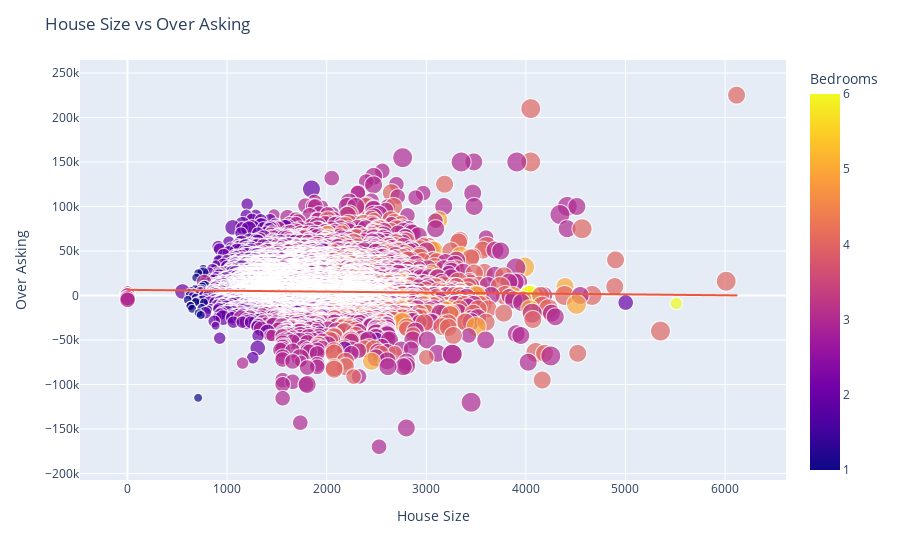

Write notebook code for a chart like this one.
### Code cell
fig = px.scatter(th_df, x='SqFt', y='Over Asking', color='Bedrooms', size='Total Baths',trendline='ols')
fig.update_layout(title='House Size vs Over Asking',
                  xaxis_title='House Size',
                  yaxis_title='Over Asking')
fig.show()

### Figure 1 — Plotly figure (JSON) as saved in the notebook; plotly's stock layout.template omitted (floating-point values rounded to 4 significant figures; data arrays with more than 128 entries replaced by an {"elided": "..."} marker saying what was removed)
{"data": [{"hovertemplate": "SqFt=%{x}<br>Over Asking=%{y}<br>Total Baths=%{marker.size}<br>Bedrooms=%{marker.color}<extra></extra>", "legendgroup": "", "marker": {"color": {"elided": "21319 int values"}, "coloraxis": "coloraxis", "size": {"elided": "21319 int values"}, "sizemode": "area", "sizeref": 0.0125, "symbol": "circle"}, "mode": "markers", "name": "", "showlegend": false, "type": "scattergl", "x": {"elided": "21319 int values"}, "xaxis": "x", "y": {"elided": "21319 int values"}, "yaxis": "y"}, {"hovertemplate": "<b>OLS trendline</b><br>Over Asking = -1.01907 * SqFt + 6323.5<br>R<sup>2</sup>=0.000713<br><br>SqFt=%{x}<br>Over Asking=%{y} <b>(trend)</b><extra></extra>", "legendgroup": "", "marker": {"symbol": "circle"}, "mode": "lines", "name": "", "showlegend": false, "type": "scattergl", "x": {"elided": "21319 int values"}, "xaxis": "x", "y": {"elided": "21319 float values"}, "yaxis": "y"}], "layout": {"coloraxis": {"colorbar": {"title": {"text": "Bedrooms"}}, "colorscale": [[0, "#0d0887"], [0.1111, "#46039f"], [0.2222, "#7201a8"], [0.3333, "#9c179e"], [0.4444, "#bd3786"], [0.5556, "#d8576b"], [0.6667, "#ed7953"], [0.7778, "#fb9f3a"], [0.8889, "#fdca26"], [1, "#f0f921"]]}, "legend": {"itemsizing": "constant", "tracegroupgap": 0}, "margin": {"t": 60}, "title": {"text": "House Size vs Over Asking"}, "xaxis": {"anchor": "y", "domain": [0, 1], "title": {"text": "House Size"}}, "yaxis": {"anchor": "x", "domain": [0, 1], "title": {"text": "Over Asking"}}}}
